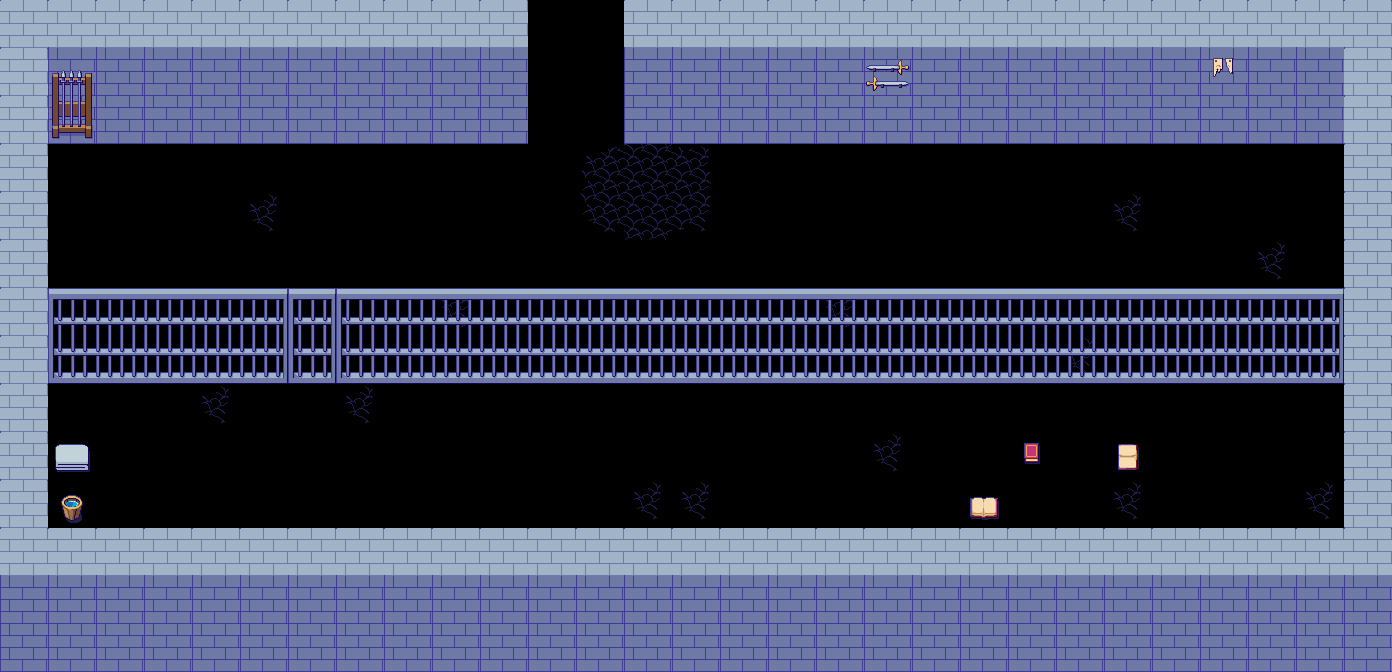

A level layout from a 2D game, rendered from its tile map. Below: a short description, then the map file with its tile-grid data intact:
An orthogonal 29x14 tile map with 48x48 px tiles, 3 tile layers (Tile Layer 1, Tile Layer 2, Tile Layer 3), 6 tilesets.

<map version="1.5" tiledversion="1.7.2" orientation="orthogonal" renderorder="right-down" width="29" height="14" tilewidth="48" tileheight="48" infinite="0" nextlayerid="4" nextobjectid="1">
 <tileset firstgid="1" name="PixelFantasy_Inside_A1" tilewidth="48" tileheight="48" tilecount="192" columns="16">
  <image source="Pixel Fantasy RMMZ RTP Tiles/img/tilesets/PixelFantasy_Inside_A1.png" width="768" height="576" />
 </tileset>
 <tileset firstgid="193" name="PixelFantasy_Inside_A2" tilewidth="48" tileheight="48" tilecount="192" columns="16">
  <image source="Pixel Fantasy RMMZ RTP Tiles/img/tilesets/PixelFantasy_Inside_A2.png" width="768" height="576" />
 </tileset>
 <tileset firstgid="385" name="PixelFantasy_Inside_A4" tilewidth="48" tileheight="48" tilecount="240" columns="16">
  <image source="Pixel Fantasy RMMZ RTP Tiles/img/tilesets/PixelFantasy_Inside_A4.png" width="768" height="720" />
 </tileset>
 <tileset firstgid="625" name="PixelFantasy_Inside_A5" tilewidth="48" tileheight="48" tilecount="128" columns="8">
  <image source="Pixel Fantasy RMMZ RTP Tiles/img/tilesets/PixelFantasy_Inside_A5.png" width="384" height="768" />
 </tileset>
 <tileset firstgid="753" name="PixelFantasy_Inside_B" tilewidth="48" tileheight="48" tilecount="256" columns="16">
  <image source="Pixel Fantasy RMMZ RTP Tiles/img/tilesets/PixelFantasy_Inside_B.png" width="768" height="768" />
 </tileset>
 <tileset firstgid="1009" name="PixelFantasy_Inside_C" tilewidth="48" tileheight="48" tilecount="256" columns="16">
  <image source="Pixel Fantasy RMMZ RTP Tiles/img/tilesets/PixelFantasy_Inside_C.png" width="768" height="768" />
 </tileset>
 <layer id="1" name="Tile Layer 1" width="29" height="14">
  <data encoding="csv">
633,633,633,633,633,633,633,633,633,633,633,633,633,633,633,633,633,633,633,633,633,633,633,633,633,633,633,633,633,
633,633,633,633,633,633,633,633,633,205,633,633,633,0,0,633,633,633,633,633,633,633,633,633,633,633,633,633,633,
633,633,205,633,633,633,633,633,633,633,633,633,633,633,633,633,633,633,633,633,633,633,633,633,633,633,633,633,633,
633,633,633,633,633,633,633,633,633,633,633,633,221,206,222,633,633,633,633,633,633,633,633,633,633,633,633,633,633,
633,633,633,633,633,205,633,633,633,633,633,633,237,206,238,633,633,633,633,633,633,633,633,205,633,633,633,633,633,
633,633,633,633,633,633,633,633,633,633,633,633,633,633,633,633,633,633,633,633,633,633,633,633,633,633,205,633,633,
633,633,633,633,633,633,633,633,633,205,633,633,633,633,633,633,633,205,633,633,633,633,633,633,633,633,633,633,633,
633,633,633,633,633,633,633,633,633,633,633,633,633,633,633,633,633,633,633,633,633,633,205,633,633,633,633,633,633,
633,633,633,633,205,633,633,205,633,633,633,633,633,633,633,633,633,633,633,633,633,633,633,633,633,633,633,633,633,
633,633,633,633,633,633,633,633,633,633,633,633,633,633,633,633,633,633,205,633,633,633,633,633,633,633,633,633,633,
633,633,633,633,633,633,633,633,633,633,633,633,633,205,205,633,633,633,633,633,633,633,633,205,633,633,633,205,633,
633,633,633,633,205,633,633,633,633,633,633,633,633,633,633,633,633,633,633,633,633,633,633,633,633,633,633,633,633,
633,205,633,633,633,633,633,633,633,633,205,633,633,633,633,633,633,633,633,633,633,205,633,633,633,633,633,633,633,
633,633,633,633,633,633,633,633,633,633,633,633,633,633,633,633,205,633,633,633,633,633,633,633,633,633,633,633,633
</data>
 </layer>
 <layer id="2" name="Tile Layer 2" width="29" height="14">
  <data encoding="csv">
386,386,386,386,386,386,386,386,386,386,386,0,0,386,386,386,386,386,386,386,386,386,386,386,386,386,386,386,386,
386,433,433,433,433,433,433,433,433,433,433,0,0,433,433,433,433,433,433,433,433,433,433,433,433,433,433,433,386,
386,433,433,433,433,433,433,433,433,433,433,0,0,433,433,433,433,433,433,433,433,433,433,433,433,433,433,433,386,
386,0,0,0,0,0,0,0,0,0,0,0,0,0,0,0,0,0,0,0,0,0,0,0,0,0,0,0,386,
386,0,0,0,0,0,0,0,0,0,0,0,0,0,0,0,0,0,0,0,0,0,0,0,0,0,0,0,386,
386,0,0,0,0,0,0,0,0,0,0,0,0,0,0,0,0,0,0,0,0,0,0,0,0,0,0,0,386,
386,990,991,991,991,992,989,990,991,991,991,991,991,991,991,991,991,991,991,991,991,991,991,991,991,991,991,992,386,
386,1006,1007,1007,1007,1008,1005,1006,1007,1007,1007,1007,1007,1007,1007,1007,1007,1007,1007,1007,1007,1007,1007,1007,1007,1007,1007,1008,386,
386,0,0,0,0,0,0,0,0,0,0,0,0,0,0,0,0,0,0,0,0,0,0,0,0,0,0,0,386,
386,0,0,0,0,0,0,0,0,0,0,0,0,0,0,0,0,0,0,0,0,0,0,0,0,0,0,0,386,
386,938,0,0,0,0,0,0,0,0,0,0,0,0,0,0,0,0,0,0,0,0,0,0,0,0,0,0,386,
386,386,386,386,386,386,386,386,386,386,386,386,386,386,386,386,386,386,386,386,386,386,386,386,386,386,386,386,386,
433,433,433,433,433,433,433,433,433,433,433,433,433,433,433,433,433,433,433,433,433,433,433,433,433,433,433,433,433,
433,433,433,433,433,433,433,433,433,433,433,433,433,433,433,433,433,433,433,433,433,433,433,433,433,433,433,433,433
</data>
 </layer>
 <layer id="3" name="Tile Layer 3" width="29" height="14">
  <data encoding="csv">
0,0,0,0,0,0,0,0,0,0,0,0,0,0,0,0,0,0,0,0,0,0,0,0,0,0,0,0,0,
0,1104,0,0,0,0,0,0,0,0,0,0,0,0,0,0,0,0,915,0,0,0,0,0,0,937,0,0,0,
0,1120,0,0,0,0,0,0,0,0,0,0,0,0,0,0,0,0,0,0,0,0,0,0,0,0,0,0,0,
0,0,0,0,0,0,0,0,0,0,0,0,0,0,0,0,0,0,0,0,0,0,0,0,0,0,0,0,0,
0,0,0,0,0,0,0,0,0,0,0,0,0,0,0,0,0,0,0,0,0,0,0,0,0,0,0,0,0,
0,0,0,0,0,0,0,0,0,0,0,0,0,0,0,0,0,0,0,0,0,0,0,0,0,0,0,0,0,
0,0,0,0,0,0,0,0,0,0,0,0,0,0,0,0,0,0,0,0,0,0,0,0,0,0,0,0,0,
0,0,0,0,0,0,0,0,0,0,0,0,0,0,0,0,0,0,0,0,0,0,0,0,0,0,0,0,0,
0,0,0,0,0,0,0,0,0,0,0,0,0,0,0,0,0,0,0,0,0,0,0,0,0,0,0,0,0,
0,1221,0,0,0,0,0,0,0,0,0,0,0,0,0,0,0,0,0,0,0,1137,0,1142,0,0,0,0,0,
0,0,0,0,0,0,0,0,0,0,0,0,0,0,0,0,0,0,0,0,1141,0,0,0,0,0,0,0,0,
0,0,0,0,0,0,0,0,0,0,0,0,0,0,0,0,0,0,0,0,0,0,0,0,0,0,0,0,0,
0,0,0,0,0,0,0,0,0,0,0,0,0,0,0,0,0,0,0,0,0,0,0,0,0,0,0,0,0,
0,0,0,0,0,0,0,0,0,0,0,0,0,0,0,0,0,0,0,0,0,0,0,0,0,0,0,0,0
</data>
 </layer>
</map>
